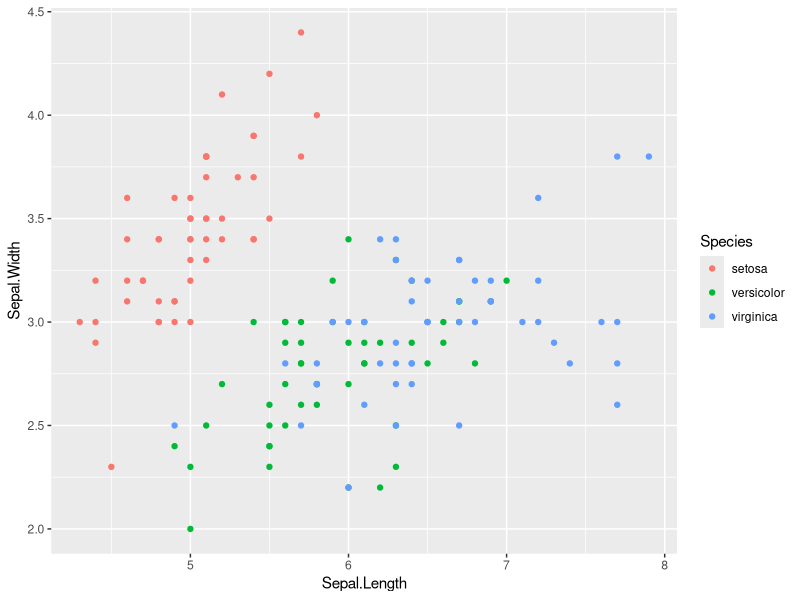
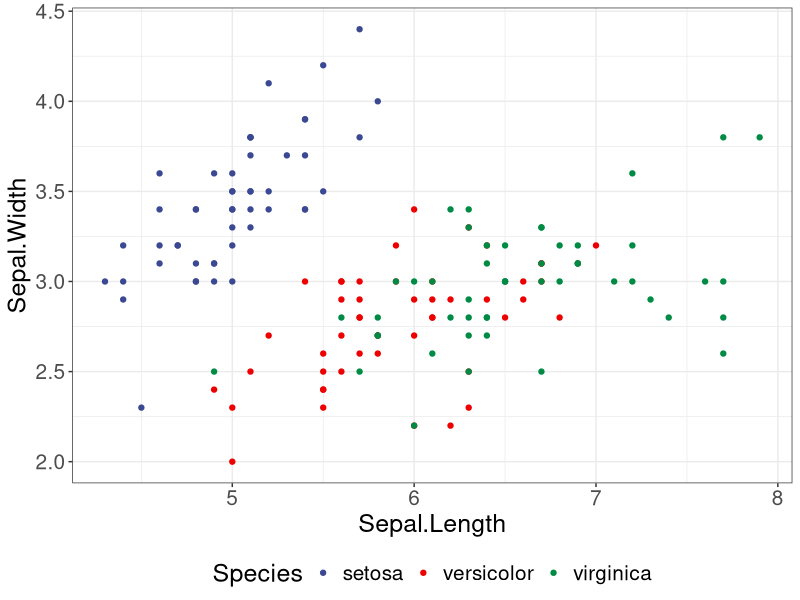
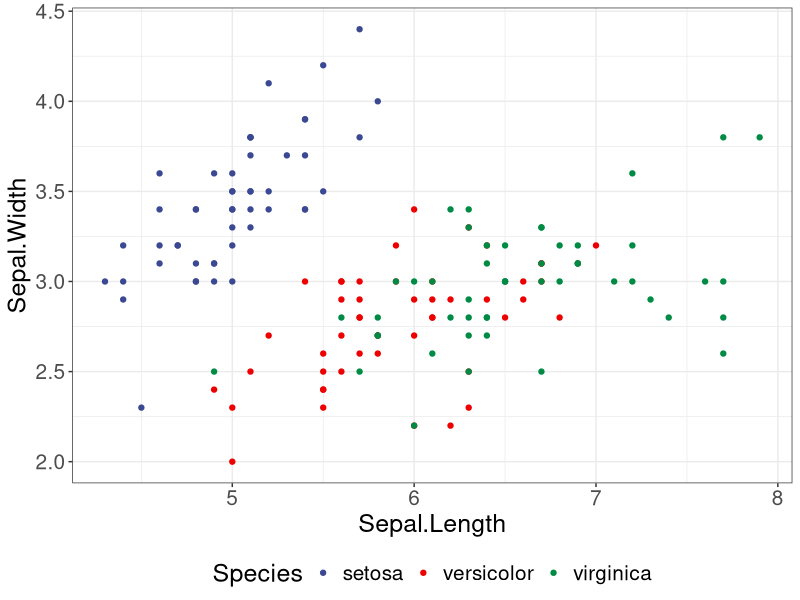
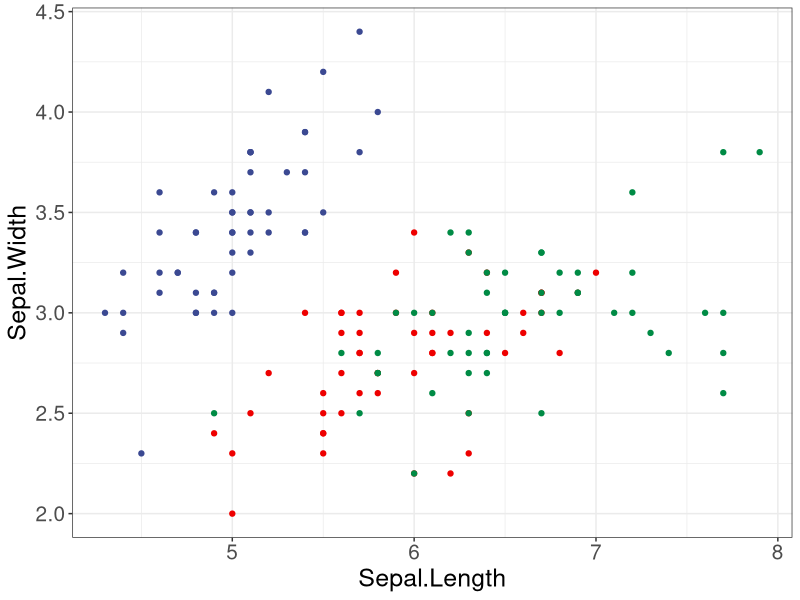
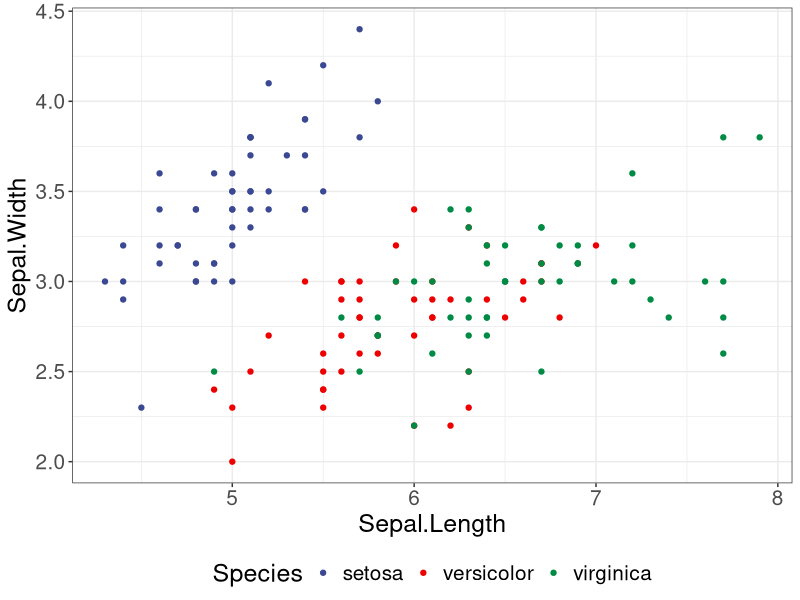
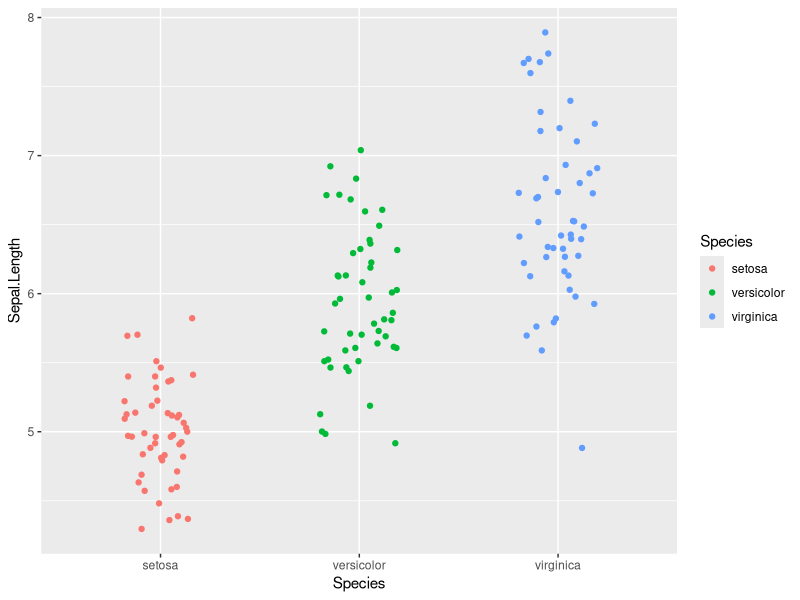
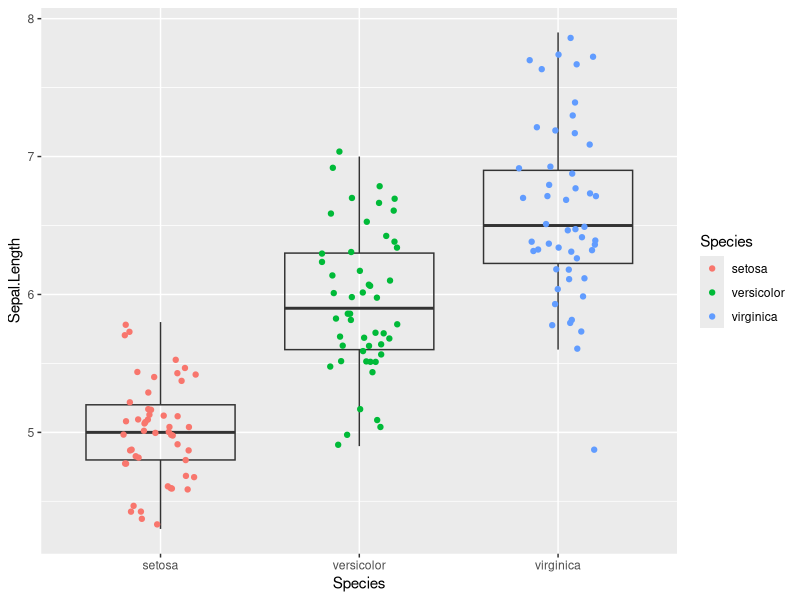
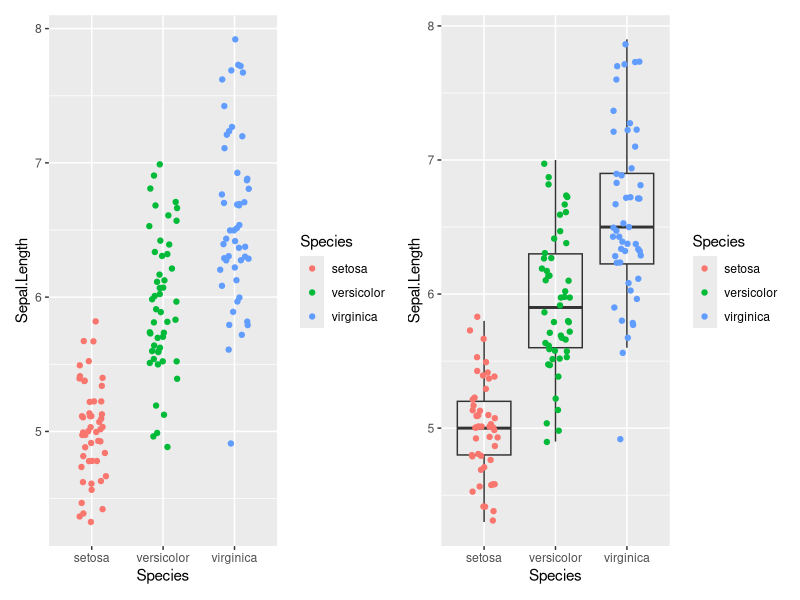

Write the R code that produced these figures, in order.
############################################################################
#  2021 R club MPM Patchwork and ggplot2 for PPT and AI
# 
#
############################################################################
library(ggsci)
library(patchwork)
library(tidyverse)

plotHt <- 5.75
plotWd <- 9


ggplot(iris, aes(x=Sepal.Length,y=Sepal.Width,color=Species)) + 
  geom_point()

ggplot(iris, aes(x=Sepal.Length,y=Sepal.Width,color=Species)) + 
  geom_point() + 
  scale_color_aaas() +
  theme_bw() +  
  theme(plot.title = element_text(size = 20),  
        strip.text = element_text(size=18),  
        axis.text = element_text(size=15),  
        axis.title = element_text(size=18),  
        legend.position="bottom",  
        legend.text=element_text(size=15),  
        legend.title=element_text(size=18)) 





  
  

# Make a Function ---------------------------------------------------------

theme_ppt <- function(legend=TRUE){
  theme_bw() +  
  theme(plot.title = element_text(size = 20),  
        strip.text = element_text(size=18),  
        axis.text = element_text(size=15),  
        axis.title = element_text(size=18),  
        legend.position=ifelse(legend,'bottom','none'),  
        legend.text=element_text(size=15),  
        legend.title=element_text(size=18)) 

  
}



ggplot(iris, aes(x=Sepal.Length,y=Sepal.Width,color=Species)) + 
  geom_point() + 
  scale_color_aaas() +
  theme_ppt()

ggplot(iris, aes(x=Sepal.Length,y=Sepal.Width,color=Species)) + 
  geom_point() +
  scale_color_aaas() +
  theme_ppt(legend = F)



#We can also set the theme for all the plots. 

plot1 <- ggplot(iris, aes(x=Sepal.Length,y=Sepal.Width,color=Species)) + 
  scale_color_aaas() +
  geom_point() + 
  theme_ppt()

plot1

ggsave("plot1.png", plot, height=plotHt, width=plotWd)

#or with ggsave it save the current plot if we don't give it one. 

ggsave("plot1.png", height=plotHt, width=plotWd)


# Make a 2nd slide with 2 plots with patchwork  -------------------------------------------
#Notice I'm not applying the theme yet or aaas color 

plot2 <- ggplot(iris, aes(y=Sepal.Length,x=Species,color=Species)) + 
  geom_jitter(width = .2) 
plot2


plot3 <- ggplot(iris, aes(y=Sepal.Length,x=Species)) + 
  geom_boxplot(alpha=0) + 
  geom_jitter(aes(color=Species),width = .2) 
plot3

str(plot2)
#Let's add 2 plot together using patchwork. 

plot2 + plot3

#Let's save it as a patchwork object now, pw is patchwork not ggplot2

pw <- plot2 + plot3

#Let's see what kind of object pw is?
str(pw)

#Let's add some annotation 

pw + plot_annotation(tag_levels='A') 


pw + plot_annotation(tag_levels='1') 


pw + plot_annotation(tag_levels='I') 



#Let's collect the legends into one. 
pw + plot_layout(guides='collect') 


#Let's add our theme to all the plots, we do with the 
# Patchwork & operator. 

pw <- pw + plot_annotation(tag_levels='A') + plot_layout(guides='collect') &
  scale_color_aaas() &
  theme_ppt() 
pw
ggsave("plot2.png",pw, height=plotHt, width=plotWd)



# Save Plots for AI -------------------------------------------------------

#Let's be naive and just just size
plot3 + theme_bw()
ggsave("plot3_2x2.png", height=2, width=2)

#More res?
plot3 + theme_bw()
ggsave("plot3_2x2_hires.png", height=2, width=2,dpi=600)

#We have to change point size and also relative font size
ggplot(iris, aes(y=Sepal.Length,x=Species)) + 
  geom_boxplot(alpha=0) + 
  geom_jitter(size=.25,aes(color=Species),width = .2) + 
  scale_color_aaas() +
  theme_bw(9)
ggsave("plot3_2x2_ptsize.png", height=2, width=2)


# For most plots we really need vector based files, such as PDF or SVG


ggplot(iris, aes(y=Sepal.Length,x=Species)) + 
  geom_boxplot(alpha=0) + 
  geom_jitter(size=.25,aes(color=Species),width = .2) + 
  scale_color_aaas() +
  theme_bw(9)

ggsave("plot3_2x2_ptsize.pdf", height=2, width=2)


#Another trick is to save twice as large and resize in AI, also have to now bump up hte base size 
plot3 + theme_bw(14)
ggsave("plot3_4x4.pdf", height=4, width=4)

#Finally get rid of the legend
plot3 + theme_bw(14) + theme(legend.position = 'none')
ggsave("plot3_4x4_nolegend.pdf", height=4, width=4)



